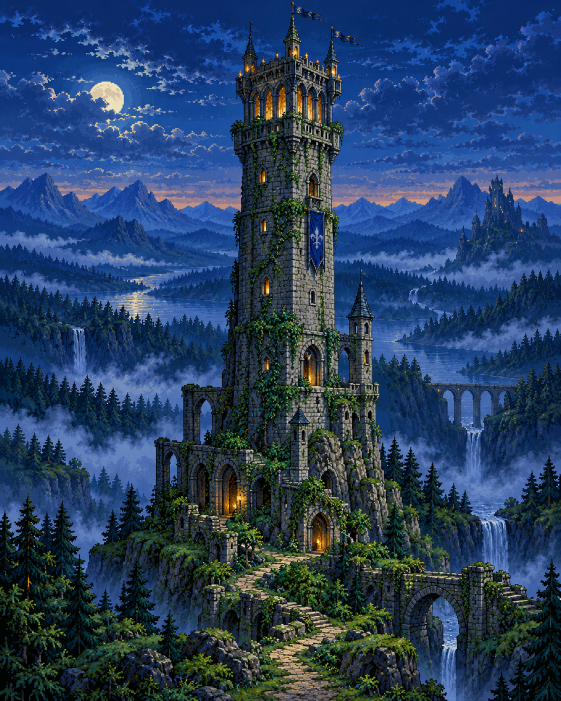
#> input picture vscroll/assets/tower-original.png, 1122 x 1402 px (shown at 1/2 size)
$ python prepare_assets.py
#> lines starting #> are read from the running program, lines starting #| are printed output that depends on the picture
### tools/abc2_assets.py
"""Offline ABC2 conversion: original RGB -> one STE palette, no dithering.
ABC2 defaults to a black entry 0; callers may reserve semantic colours.
The emitted palette and Atari bitplanes are decoded and verified against
ABC2's RGB444 preview before they are used by any example.
"""
from pathlib import Path
from PIL import Image
import hashlib,json,os,struct,subprocess,tempfile
ROOT=Path(__file__).resolve().parents[1]
def rgb(word):
    return tuple(((((word>>s)&7)<<1)|(((word>>s)>>3)&1))*17 for s in (8,4,0))
# [8 lines left out: function pack, not called in this run]
def convert(image,planes=4,locks=None):
    image=image.convert('RGB');w,h=image.size;assert w%16==0
    exe=Path(os.environ.get('ABC2',str(ROOT.parent/'abc/abc2'))).resolve()
    if not exe.is_file():raise FileNotFoundError('Build abc/abc2 or set ABC2 to the executable')
    with tempfile.TemporaryDirectory(prefix='godlib-abc2-') as td:
        td=Path(td);image.save(td/'source.png')
        args=[str(exe),'source.png','-bpc',str(planes),'-atari','-ste','-quantize','-cpu']
        for index,colour in sorted((locks or {}).items()):args+=['-forcecolor',str(index),f'{colour:03x}']
        args+=['-b','image.gfx','-p','image.pal','-preview','preview.png']
        done=subprocess.run(args,cwd=td,text=True,stdout=subprocess.PIPE,stderr=subprocess.STDOUT)
        if done.returncode:raise RuntimeError(done.stdout)
        raw=(td/'image.gfx').read_bytes();pal=(td/'image.pal').read_bytes()
        assert len(raw)==w*h*planes//8 and len(pal)==2*(1<<planes)
        words=list(struct.unpack('>'+str(1<<planes)+'H',pal));assert all(v<=0xfff for v in words)
        indices=[]
        for y in range(h):
            for x in range(0,w,16):
                values=struct.unpack_from('>'+str(planes)+'H',raw,(y*w//16+x//16)*planes*2)
                indices.extend(sum(((values[p]>>(15-i))&1)<<p for p in range(planes)) for i in range(16))
        preview=Image.new('RGB',(w,h));palette=[rgb(v) for v in words]
        preview.putdata([palette[i] for i in indices])
        assert preview.tobytes()==Image.open(td/'preview.png').convert('RGB').tobytes()
        assert raw==pack(indices,w,h,planes)
        meta={'converter':done.stdout.splitlines()[0],'arguments':args[1:],'source_rgb_sha256':hashlib.sha256(image.tobytes()).hexdigest(),'size':[w,h],'planes':planes,'gamut':'STE RGB444 / 4096 colours','dithering':False,'palette_words':[hex(v) for v in words],'used_colours':len(set(indices)),'all_exported_pixels_verified':True}
        return words,indices,preview,meta

def save(image,output,preview,planes=4,locks=None,header=True):
    words,indices,im,meta=convert(image,planes,locks)
    payload=pack(indices,*image.size,4)
    palette=struct.pack('>16H',*(words+[0]*(16-len(words))))
    data=(b'\0\0' if header else b'')+palette+payload
    Path(output).write_bytes(data);im.save(preview)
    Path(str(preview)+'.json').write_text(json.dumps(meta,indent=2)+'\n')
    return words,indices

### vscroll/prepare_assets.py
"""ABC2: 320x400 tower, one 16-colour STE palette, no dithering."""
from pathlib import Path
import sys
from PIL import Image
root=Path(__file__).resolve().parent
sys.path.insert(0,str(root.parent/'tools'))
from abc2_assets import save
image=Image.open(root/'assets/tower-original.png').convert('RGB').resize((320,400),Image.Resampling.LANCZOS)
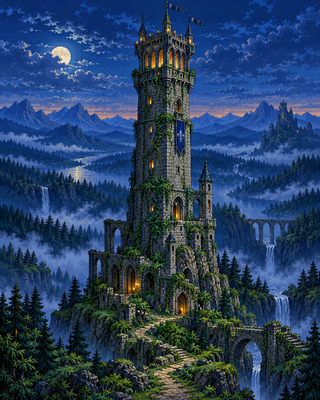
#> image: PIL image 320x400 RGB; mean R, G, B 39.1, 63.8, 96.2
save(image,root/'TOWER.BIN',root/'assets/tower-st.png',locks={15:0xfff},header=False)
#> (the run stopped early here; a loop or call above may not have finished)
